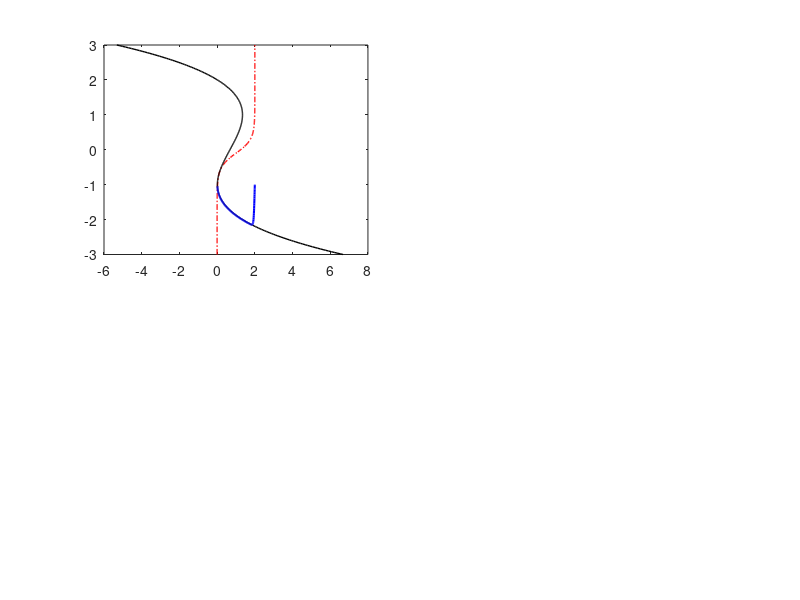

MATLAB code to generate this figure: (Note: this script raises an error after producing the figure.)
%
%                     Fitzhugh-Nagumo Model
%          Subcritical and supercritical Hopf Bifurcations
%                
%
%%%%%%%%%%%%%%%%%%%%%%%%%%%%%%%%%%%%%%%%%%%%%%%%%%%%%%%%%%%%%%%%%

clf 
close all 
figure('Position',[1 200 1100 1000]); % Specify window size
%global I;   % Need this so that function "f" knows about variable I
eps=0.1;
shift=.1;
k=5;
I=0.1
%for I = [1.4:-0.01:0.6];  % Loop over different values of applied current I

    for I = [.68:0.0001:.7];
f = @(t,y) [ y(1) - y(1).^3/3 - y(2) + I; eps*(1/(1+exp(-k*(y(1)+shift)))- 0.5*y(2)) ];
g = @(y) f(0,y);

                      % Eigenvalues of Jacobian

V = [-3:0.02:3];
WN = 1./(1+exp(-k*(V+shift)))/0.5;  % W-nullcline
VN = V - V.^3/3 + I;   % V-nullcline

%%%%%%%%%%%%%%%%%%%%%%%     PANEL  1     %%%%%%%%%%%%%%%%%%%%%%%%
subplot(2,2,1);
hold off;
plot(WN,V, 'r-.', 'linewidth', 1);    % plot the W-nullcline
hold on;
plot(VN,V, 'k', 'linewidth', 1);   % plot the V-nullcline
hold on 


[T Y] = ode45(f, [0 2200], [-1, 2]);
plot(Y(:,2), Y(:,1), 'b-', 'linewidth', 1.5);

opts = optimoptions('fminunc','Display','none','Algorithm','quasi-newton');
fp = fsolve(g, [Y(end,1), Y(end,2)],opts); 
%fp = fsolve(g, [0, -2],opts); % Find the fixed point

Vss = fp(1); Wss = fp(2);   % Get the steady-state V and W values from "fp"
J = [ [1 - Vss^2, -1]; [eps*(exp(-k*(Vss+shift)))*(-k)./(1.+exp(-k*(Vss+shift)))^2,  -0.5*eps ]];  % The Jacobian
Lambda = eig(J);    
plot(Wss,Vss, '*', 'color','g');
hold on 
plot(Y(end,2),Y(end,1), '*', 'color','b');
hold on 

title(['Phase plane, I=', num2str(I)], 'fontsize', 16);
xlabel('V(t)'); ylabel('W(t)');
axis([-0.5 2.5 -2.5 2.5]);

%%%%%%%%%%%%%%%%%%%%%%%     PANEL  2     %%%%%%%%%%%%%%%%%%%%%%%%
subplot(2,2,2); hold off;
plot(T, Y(:,1), 'b-', 'linewidth', 1.5); hold on;
plot([0 2000],[Vss Vss],'b:', 'linewidth', 1.5);
title('Voltage vs time', 'fontsize', 16);
xlabel('time'); ylabel('V(t)');
axis tight;

%%%%%%%%%%%%%%%%%%%%%%%     PANEL  3     %%%%%%%%%%%%%%%%%%%%%%%%
subplot(2,2,3); hold on;

%if real(Lambda(1)) > 0
    color1 = [1 0 1];   % Red color  ([R G B] values)
%else 
    color2 = [0 1 1];   % Blue color ([R G B] values)
%end;
plot(real(Lambda(1)),imag(Lambda(1)), '*', 'color', color1);
plot(real(Lambda(2)),imag(Lambda(2)), '*', 'color', color2);
title(['Real(\lambda)=',num2str(real(Lambda(2)))], 'fontsize', 12);
axis tight;

%%%%%%%%%%%%%%%%%%%%%%%     PANEL  4     %%%%%%%%%%%%%%%%%%%%%%%%
subplot(2,2,4); hold on;
[T Y] = ode45(f, [0 200], Y(length(T),:) );  % Run some more in order;  % to settle at equilibrium
plot(I, min(Y(:,1)), 'g.');       % minimum of V(t): 
plot(I, max(Y(:,1)), 'b.');       % maximum of V(t): 
plot(I,Vss,'color',color2);    % Fixed point: a red or blue point
title('Bifurcation diagram (V_{min}, V_{max}, V*)', 'fontsize', 12);
xlabel('I'); ylabel('V equilibrium');
axis tight;
drawnow;

end;



